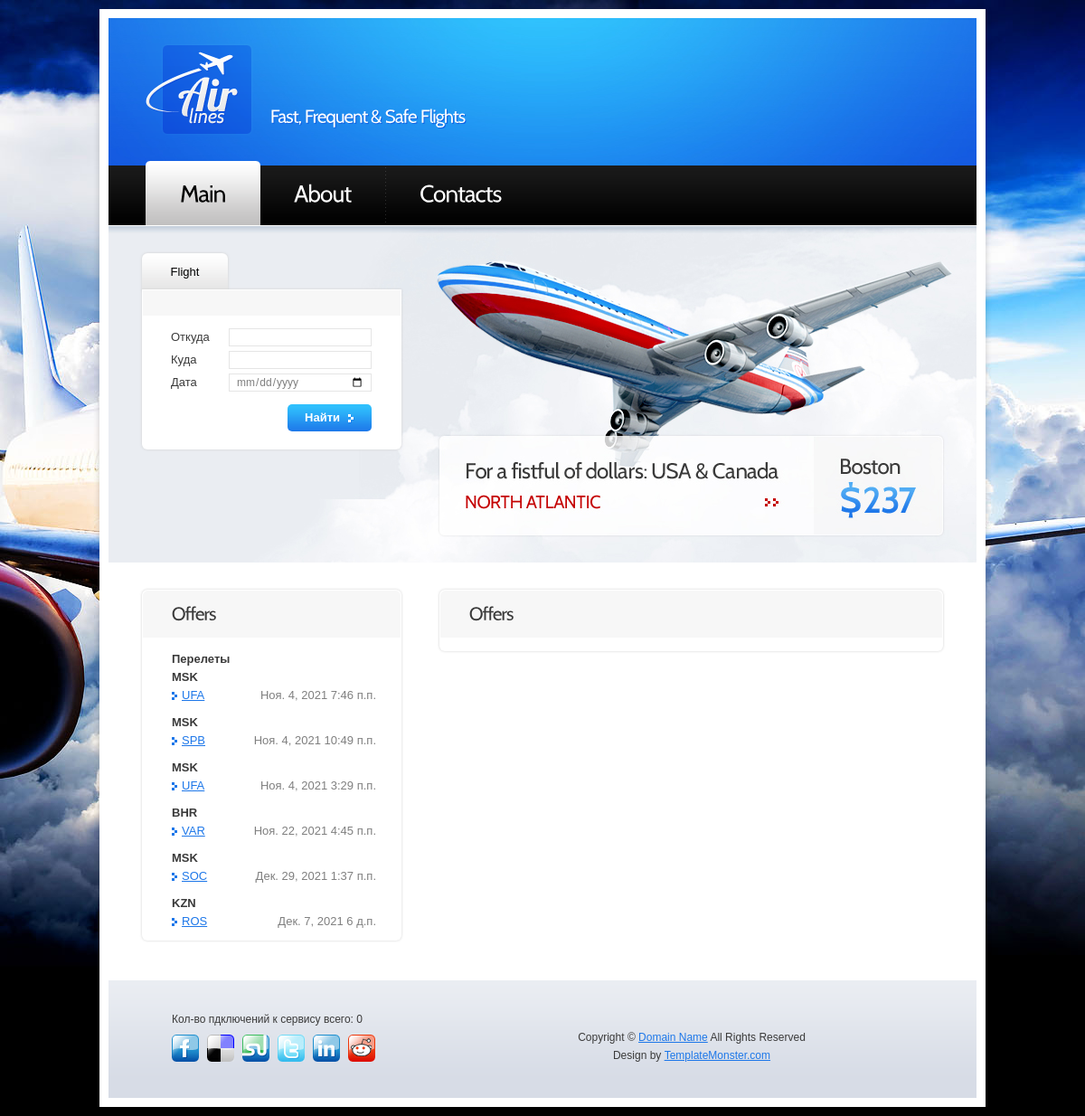
The page / on the database its author committed.
### fly/models.py (models this page shows, shortened)
class Flights(models.Model):
    flight_id = models.AutoField("Идентификатор", primary_key=True)
    flight_no = models.CharField("Номер рейса", max_length=6)
    scheduled_departure_date = models.DateField("Дата вылета", default='')
    scheduled_departure_time = models.TimeField("Время вылета", default='')
    scheduled_arrival = models.DateTimeField("Время прилета по расписанию")
    departure_airport = models.ForeignKey('Airports', verbose_name='Аэропорт вылета', related_name='flight_iz_airport',\
                                          on_delete=models.CASCADE)
    arrival_airport = models.ForeignKey('Airports', verbose_name='Аэропорт прилета', related_name='flight_v_airport',\
                                          on_delete=models.CASCADE)
    status = models.CharField("Статус рейса", max_length=20)
    aircraft_code = models.ForeignKey('Aircrafts', verbose_name='Код самолета', related_name='code_aircraft_flight',\
                                          on_delete=models.CASCADE)
    class Meta:
        verbose_name = "Рейс"
        verbose_name_plural = "Рейсы"
        unique_together = ("flight_id", "flight_no")

class Airports(models.Model):
    airport_code = models.CharField("Код аэропорта",\
                                primary_key=True, unique=True, max_length=10)
    airport_name = models.TextField("Название аэропорта", unique=True)
    city = models.TextField("Город")
    def __str__(self):
        return self.airport_code
    class Meta:
        verbose_name = "Аэропорт"
        verbose_name_plural = "Аэропорты"

### fly/views.py (the view, shortened to what this page needs)
# urls.py: path("", views.get, name="index"),
def get(request):
    num_visits = request.session.get('num_visits', 0)#подсчет кол-ва подключений к сервису всего через сессии
    request.session['num_visits'] = num_visits + 1
    all_fly_10 = Flights.objects.all()[:10]
    return render(request, "fly/index.html", {'num_visits': num_visits, 'all_fly_10': all_fly_10})

### fly/templates/fly/index.html (shortened to what this page needs)
<!DOCTYPE html>
{% load static %}
<html lang="ru">
<head>
<link rel="stylesheet" href="{% static 'css/reset.css' %}" type="text/css" media="all">
<link rel="stylesheet" href="{% static 'css/layout.css' %}" type="text/css" media="all">
<link rel="stylesheet" href="{% static 'css/style.css' %}" type="text/css" media="all">
</head>
<body id="page1">
<div class="main">
  <header>
    <div class="wrapper">
      <h1><a href="index.html" id="logo">AirLines</a></h1>
      <span id="slogan">Fast, Frequent &amp; Safe Flights</span>
      <nav id="top_nav">
      </nav>
    </div>
    <nav>
      <ul id="menu">
        <li id="menu_active"><a href="/"><span><span>Main</span></span></a></li>
        <li><a href="about/"><span><span>About</span></span></a></li>
        <li class="end"><a href="contacts/"><span><span>Contacts</span></span></a></li>
      </ul>
    </nav>
  </header>
  <section id="content">
    <div class="for_banners">
      <article class="col1">
        <div class="tabs">
          <ul class="nav">
            <li class="selected"><a href="#Flight">Flight</a></li>
          </ul>
          <div class="content">
            <div class="tab-content" id="Flight">
              <form id="form_1" action="" method="POST">
                <div>
                    <div class="radio">
                  </div>
                  <div class="row"> <span class="left">Откуда</span>
                    <input type="text" class="input" name="iz_goroda">
                  </div>
                  <div class="row"><span class="left">Куда</span>
                    <input type="text" class="input" name="v_gorod">
                  </div>
                  <div class="wrapper">
                      <div class="row"> <span class="left">Дата</span>
                        <input type="date" id="date" name="date" format="yyyy-mm-dd" class="input">
                    </div></div>
                  <div class="wrapper"><button type="submit" class="right relative button1"><strong>Найти</strong></button></div>
                </div>
              </form>
            </div>
          </div>
        </div>
      </article>
      <div id="slider"> <img src="{% static 'images/banner1.jpg'%}" alt=""> <img src="{% static 'images/banner2.jpg'%}" alt=""> <img src="{% static 'images/banner3.jpg'%}" alt=""> </div>
    </div>
    <div class="wrapper pad1">
      <article class="col1">
        <div class="box1">
          <h2 class="top">Offers</h2>
          <div class="pad"><strong>Перелеты</strong><br>
            {% for fly in all_fly_10 %}
            <strong>{{ fly.departure_airport }}</strong><br>
            <ul class="pad_bot1 list1">
              <li> <span class="right color1">{{fly.scheduled_departure_date}} {{fly.scheduled_departure_time}}</span> <a href="/{{ fly.flight_id }}_{{ fly.flight_no }}/ ">{{fly.arrival_airport}}</a> </li>
            </ul>
            {% endfor %}
          </div>
      </article>
      <article class="col2">
        <div class="box1">
          <h2 class="top">Offers</h2>
        </div>
      </article>
        </div>
  </section>
  <footer>
    Кол-во пдключений к сервису всего: {{num_visits}}
    <div class="wrapper">
      <ul id="icons">
        <li><a href="#" class="normaltip"><img src="{% static 'images/icon1.jpg'%}" alt=""></a></li>
        <li><a href="#" class="normaltip"><img src="{% static 'images/icon2.jpg'%}" alt=""></a></li>
        <li><a href="#" class="normaltip"><img src="{% static 'images/icon3.jpg'%}" alt=""></a></li>
        <li><a href="#" class="normaltip"><img src="{% static 'images/icon4.jpg'%}" alt=""></a></li>
        <li><a href="#" class="normaltip"><img src="{% static 'images/icon5.jpg'%}" alt=""></a></li>
        <li><a href="#" class="normaltip"><img src="{% static 'images/icon6.jpg'%}" alt=""></a></li>
      </ul>
      <div class="links">Copyright &copy; <a href="#">Domain Name</a> All Rights Reserved<br>
        Design by <a target="_blank" href="http://www.templatemonster.com/">TemplateMonster.com</a></div>
    </div>
  </footer>
</div>
</body>
</html>

### static/css/layout.css (style rules this page uses)
.col1, .col2, .col3, .cols { float:left }
.col1 { padding-left:37px; width:287px }
.col2 { padding-left:42px; width:557px }

### rows shown on the page
Flights: departure_airport "MSK", scheduled_departure_date "Ноя. 4, 2021", scheduled_departure_time "7:46 п.п.", arrival_airport "UFA"
Flights: departure_airport "MSK", scheduled_departure_date "Ноя. 4, 2021", scheduled_departure_time "10:49 п.п.", arrival_airport "SPB"
Flights: departure_airport "MSK", scheduled_departure_date "Ноя. 4, 2021", scheduled_departure_time "3:29 п.п.", arrival_airport "UFA"
Flights: departure_airport "BHR", scheduled_departure_date "Ноя. 22, 2021", scheduled_departure_time "4:45 п.п.", arrival_airport "VAR"
Flights: departure_airport "MSK", scheduled_departure_date "Дек. 29, 2021", scheduled_departure_time "1:37 п.п.", arrival_airport "SOC"
Flights: departure_airport "KZN", scheduled_departure_date "Дек. 7, 2021", scheduled_departure_time "6 д.п.", arrival_airport "ROS"

### other values the page prints
{{ num_visits }} "0"
